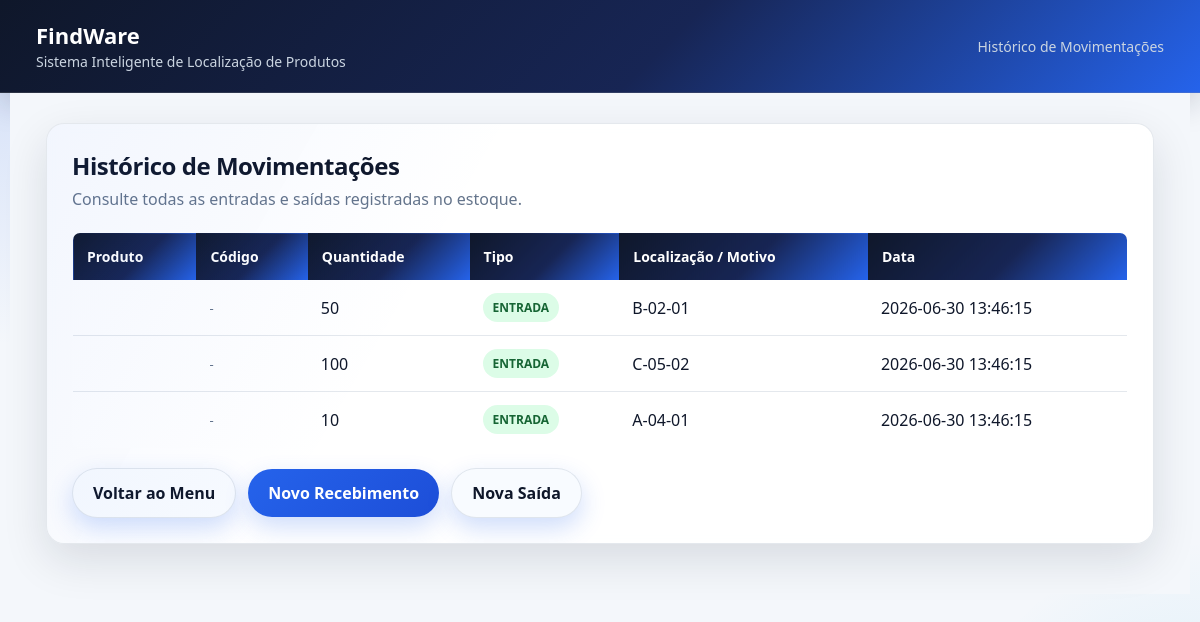
The page /movimentacoes.php on the database its author committed.
### tables this page shows
CREATE TABLE movimentacoes (
    id INT AUTO_INCREMENT PRIMARY KEY,

    produto_id INT NOT NULL,

    tipo ENUM('ENTRADA','SAIDA') NOT NULL,

    quantidade INT NOT NULL,

    localizacao VARCHAR(100) NOT NULL,

    data_movimentacao TIMESTAMP DEFAULT CURRENT_TIMESTAMP,

    CONSTRAINT fk_mov_produto
    FOREIGN KEY (produto_id)
    REFERENCES produtos(id)
    ON UPDATE CASCADE
    ON DELETE CASCADE
);

### movimentacoes.php (the view, shortened to what this page needs)
<?php
include "conectar.php";
$sql = "SELECT * FROM movimentacoes ORDER BY data_movimentacao DESC";
$resultado = mysqli_query($conn, $sql);
?>
<!DOCTYPE html>
<html lang="pt-BR">
<head>
<link rel="stylesheet" href="assets/style.css">
</head>
<body>
<div class="topo">
    <div>
        <h1>FindWare</h1>
        <span>Sistema Inteligente de Localização de Produtos</span>
    </div>
    <span>Histórico de Movimentações</span>
</div>
<div class="container">
    <div class="card">
        <div class="titulo">
            <h2>Histórico de Movimentações</h2>
            <p>Consulte todas as entradas e saídas registradas no estoque.</p>
        </div>
        <div class="tabela-container">
            <table>
                <tr>
                    <th>Produto</th>
                    <th>Código</th>
                    <th>Quantidade</th>
                    <th>Tipo</th>
                    <th>Localização / Motivo</th>
                    <th>Data</th>
                </tr>
                <?php if(mysqli_num_rows($resultado) > 0): ?>
                    <?php while($mov = mysqli_fetch_assoc($resultado)): ?>
                    <tr>
                        <td><?php echo $mov['produto']; ?></td>
                        <td class="codigo">
                            <?php echo $mov['codigo_barras'] ?? '-'; ?>
                        </td>
                        <td><?php echo $mov['quantidade']; ?></td>
                        <td>
                            <span class="badge <?php echo strtolower($mov['tipo']); ?>">
                                <?php echo $mov['tipo']; ?>
                            </span>
                        </td>
                        <td><?php echo $mov['localizacao']; ?></td>
                        <td><?php echo $mov['data_movimentacao']; ?></td>
                    </tr>
                    <?php endwhile; ?>
                <?php endif; ?>
            </table>
        </div>
        <div class="acoes">
            <a href="menu.php" class="btn btn-secundario">Voltar ao Menu</a>
            <a href="recebimento.php" class="btn">Novo Recebimento</a>
            <a href="saida_produto.php" class="btn btn-secundario">Nova Saída</a>
        </div>
    </div>
</div>
</body>
</html>

### assets/style.css (style rules this page uses)
* { margin: 0; padding: 0; box-sizing: border-box; font-family: 'Segoe UI', Roboto, Arial, sans-serif; }
:root { --bg: #f4f7fb; --topo: linear-gradient(135deg, #0f172a 0%, #172554 55%, #2563eb 100%); --card: rgba(255, 255, 255, 0.92); --card-secundario: #f8fbff; --texto: #0f172a; --texto-suave: #64748b; --texto-claro: #cbd5e1; --borda: rgba(148, 163, 184, 0.25); --input-bg: #ffffff; --input-borda: #cbd5e1; --botao: linear-gradient(135deg, #2563eb 0%, #1d4ed8 100%); --botao-hover: linear-gradient(135deg, #1d4ed8 0%, #1e40af 100%); --verde: #15803d; --vermelho: #b91c1c; --laranja: #d97706; --shadow: 0 16px 45px rgba(15, 23, 42, 0.12); }
body { background: radial-gradient(circle at top left, rgba(37, 99, 235, 0.18), transparent 24%), radial-gradient(circle at bottom right, rgba(14, 165, 233, 0.12), transparent 18%), var(--bg); color: var(--texto); min-height: 100vh; }
.container { max-width: 1180px; margin: 0 auto; }
.topo { min-height: 78px; background: var(--topo); color: white; display: flex; align-items: center; justify-content: space-between; padding: 20px 36px; border-bottom: 1px solid rgba(255,255,255,0.12); box-shadow: 0 10px 30px rgba(15, 23, 42, 0.18); }
.topo h1 { font-size: 22px; color: white; }
.topo span, .topo p { color: var(--texto-claro); font-size: 14px; }
.container { padding: 30px 36px; background: var(--bg); }
.titulo { margin-bottom: 22px; }
.titulo h2 { color: var(--texto); font-size: 24px; letter-spacing: -0.02em; }
.titulo p { color: var(--texto-suave); margin-top: 6px; }
.card, .area-menu, .card-indicador, .busca-sinal, .mapa-area, .info-produto, .qr-box, .scanner-box, .dicas, .resumo, .audio-box, .localizacao-destaque, .form-atualizar, .resultado-card { background: var(--card); border: 1px solid var(--borda); color: var(--texto); }
.card { border-radius: 18px; padding: 25px; margin-bottom: 20px; box-shadow: var(--shadow); backdrop-filter: blur(10px); position: relative; overflow: hidden; }
.card::before { content: ""; position: absolute; inset: 0; background: linear-gradient(120deg, rgba(37, 99, 235, 0.06), transparent 35%); pointer-events: none; }
button, .btn { background: var(--botao); color: white; border: none; padding: 13px 20px; border-radius: 999px; cursor: pointer; font-weight: 700; text-decoration: none; display: inline-block; box-shadow: 0 10px 24px rgba(37, 99, 235, 0.22); transition: transform 0.18s ease, box-shadow 0.18s ease; }
.btn-secundario, .voltar { background: var(--card-secundario); color: var(--texto); border: 1px solid var(--borda); }
.acoes { display: flex; gap: 12px; align-items: center; margin-top: 20px; }
.tabela-container { width: 100%; overflow-x: auto; }
table { width: 100%; border-collapse: collapse; background: var(--card); border: 1px solid var(--borda); border-radius: 8px; overflow: hidden; }
th { background: var(--topo); color: white; padding: 14px; text-align: left; font-size: 14px; }
td { padding: 13px; border-bottom: 1px solid var(--borda); color: var(--texto); }
.badge, .badge-estoque { display: inline-block; padding: 6px 10px; border-radius: 999px; font-size: 12px; font-weight: bold; }
.badge.entrada, .estoque-ok { background: #dcfce7; color: #166534; }

### movimentacoes.php (style rules this page uses)
.tabela-container { width: 100%; overflow-x: auto; }
.badge { display: inline-block; padding: 6px 10px; border-radius: 999px; font-size: 12px; font-weight: bold; }
.badge.entrada { background: #dcfce7; color: #166534; }
.codigo { color: #64748b; font-size: 13px; }

### rows shown on the page
movimentacoes: codigo_barras "-", quantidade "50", tipo "ENTRADA", localizacao "B-02-01", data_movimentacao "2026-06-30 13:46:15"
movimentacoes: codigo_barras "-", quantidade "100", tipo "ENTRADA", localizacao "C-05-02", data_movimentacao "2026-06-30 13:46:15"
movimentacoes: codigo_barras "-", quantidade "10", tipo "ENTRADA", localizacao "A-04-01", data_movimentacao "2026-06-30 13:46:15"
